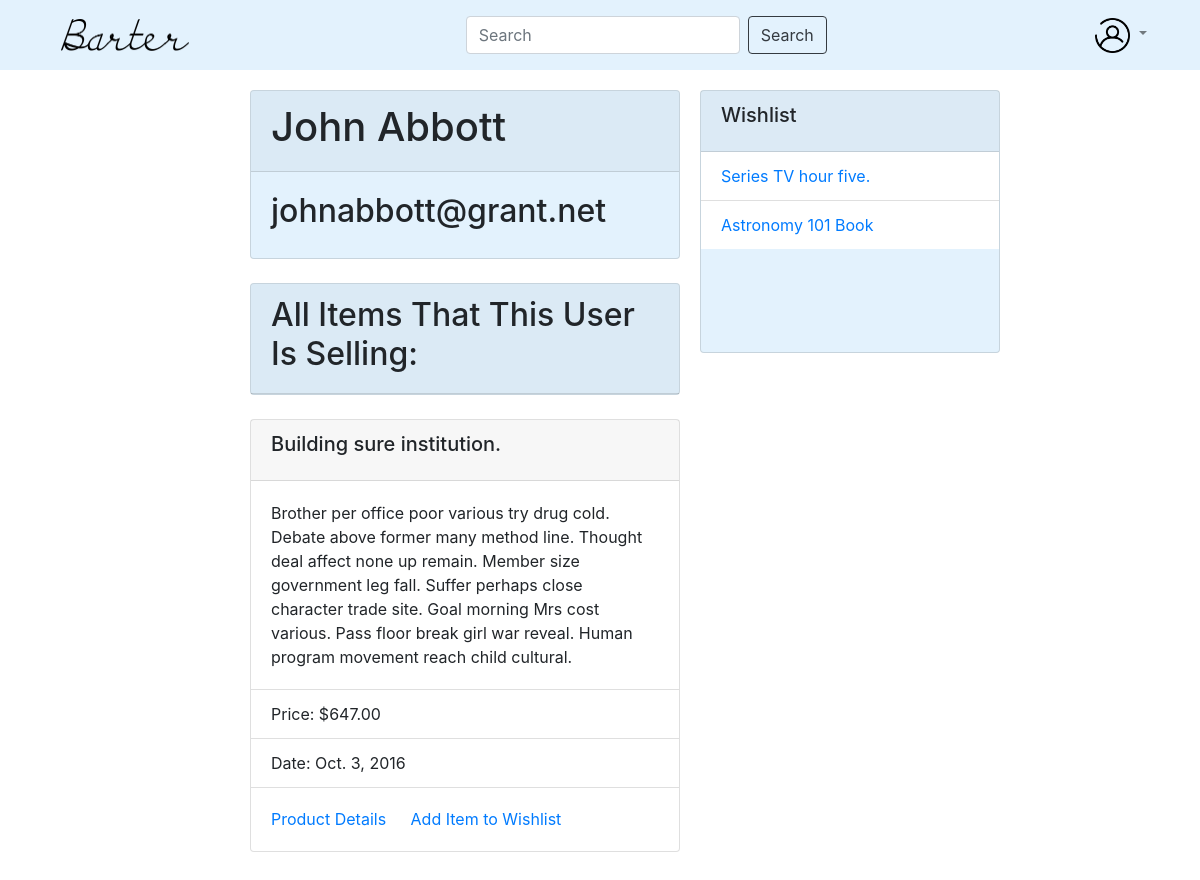
Page /user/41 (signed in) on the committed database.
### main_app/models.py (models this page shows, shortened)
class Wishlist(models.Model):
	user = models.ForeignKey(User, on_delete=models.CASCADE)
	item = models.ForeignKey(Item, on_delete=models.CASCADE)

class Item(models.Model):
	FN = 'FN'
	BK = 'BK'
	ED = 'ED'
	DG = 'DG'
	AP = 'AP'
	AC = 'AC'
	SH = 'SH'
	ST = 'ST'
	categories = [
		(FN, 'Furniture'),
		(BK, 'Book'),
		(ED, 'Electronic Device'),
		(DG, 'Digital Good'),
		(AP, 'Apparel'),
		(SH, 'Shoes'),
		(AC, 'Accessories'),
		(ST, 'College Supply')
	]
	pid = models.UUIDField(default=uuid.uuid4, editable=False, unique=True)
	category = models.CharField(max_length=2, choices=categories, default=BK)
	title = models.CharField(max_length=128)
	price = models.DecimalField(max_digits=8, decimal_places=2)
	description = models.TextField()
	date_posted = models.DateField()
	user = models.ForeignKey(User, on_delete=models.CASCADE)

### main_app/views.py (the view)
# urls.py: path('user/<id>', views.user_page, name='user_page')
def user_page(request, id):
	check_for_wishlist_update(request)
	context = {}
	check_login(request, context)
	user = User.objects.filter(id=id)
	if user:
		context['specified_user'] = user[0]
		context['specified_user_items'] = Item.objects.filter(user=user[0])
	return render(request, "user_page.html", context)

### main_app/views.py (called while the page is built)
def check_login(request, context):
	if not request.user.is_anonymous:
			context['logged_in'] = True
			context['user'] = request.user
			user = User.objects.filter(username=request.user)[0]
			wishlist = Wishlist.objects.filter(user=user)
			context['wishlist'] = wishlist
			context['wishlist_pids'] = list(map(lambda x : x.item.pid, wishlist))
			context['user_items'] = Item.objects.filter(user=request.user)

def check_for_wishlist_update(request):
	if request.method == "POST":
		if "add_to_wishlist" in request.POST and "pid" in request.POST:
			add_to_wishlist(request.POST["pid"], User.objects.filter(username=request.user)[0])
		elif "remove_from_wishlist" in request.POST and "pid" in request.POST:
			remove_from_wishlist(request.POST["pid"], User.objects.filter(username=request.user)[0])

### templates/user_page.html (shortened to what this page needs)
{% extends "base.html" %}
{% block content %}
    {% if specified_user %}
        <div class="card mt-4" style="width: 100%; background-color:#e3f2fd;">
            <div class="card-header">
                <h1>{{ specified_user.first_name }} {{ specified_user.last_name }}</h1>
            </div>
            <div class="card-body">
                <h2>{{ specified_user.email }}</h2>
            </div>
        </div>
        <div class="card mt-4" style="width: 100%; background-color:#e3f2fd;">
            <div class="card-header">
                <h2>All Items That This User Is Selling:</h2>
            </div>
        </div>
        {% for p in specified_user_items %}
			<div class="card mt-4" style="width: 100%;">
				<div class="card-header">
					<h5 class="card-title">{{ p.title }}
					</h5>
				</div>
				<div class="card-body">
					<p class="card-text">{{ p.description }}</p>
				</div>
				<ul class="list-group list-group-flush">
					<li class="list-group-item">Price: ${{ p.price }}</li>
					<li class="list-group-item">Date: {{ p.date_posted }}</li>
				</ul>
				<div class="card-body">
					<a href="{% url 'productpage' pid=p.pid %}"+p.pid class="card-link">Product Details</a>
					{% if logged_in and p not in user_items %}
						{% if p.pid not in wishlist_pids %}
							<a href="#" class="card-link" onclick="document.getElementById('add_{{ p.pid }}').submit()">Add Item to Wishlist</a>
						{% else %}
							<a href="#" class="card-link" onclick="document.getElementById('remove_{{ p.pid }}').submit()">Remove from Wishlist</a>
						{% endif %}
					{% endif %}
				</div>
			</div>
		{% endfor %}
    {% else %}
        <h1>User not found</h1>
    {% endif %}
{% endblock %}

### templates/base.html (shortened to what this page needs)
<!DOCTYPE html>
{% load static %}
<html lang="en">
  <head>
    <link rel="stylesheet" href="https://stackpath.bootstrapcdn.com/bootstrap/4.3.1/css/bootstrap.min.css">
    <link rel="stylesheet" href="{% static "main_app/style.css" %}">
  </head>
  <body>
      <nav class="navbar navbar-expand-lg navbar-light fixed-top" style="background-color: #e3f2fd;">
        <div class="container">
          <a class="nav-link" href="/">
            <img src="{% static "barter.png" %}" alt="", width="128" height="32">
          </a>
          <form class="form-inline my-2" method="POST" action="../">
            <input class="form-control mr-xl-2" id="search" name="search_query" type="search" placeholder="Search" aria-label="Search">
            <button class="btn btn-outline-dark my-2 my-sm-0" type="submit">Search</button>
          </form>
          <div id="navbarSupportedContent">
            <ul class="navbar-nav mr-auto">
              <li class="nav-item dropdown">
                <a class="nav-link dropdown-toggle" href="#" id="navbarDropdown" role="button" data-toggle="dropdown" aria-haspopup="true" aria-expanded="false">
                  <img src="{% static "man.png" %}" width="35" height="35" alt="">
                </a>
              </li>
            </ul>
        </div>
      </nav>
    <div id="static_right">
    {% if logged_in %}
      <div class="card mt-4" style="width: 100%; background-color:#e3f2fd;">
        <div class="card-header">
          <h5 class="card-title">Wishlist</h5>
        </div>
        <div id="wishlist-items">
          {% if wishlist|length > 0 %}
            <ul class="list-group list-group-flush">
              {% for item in wishlist %}
                <li class="list-group-item">
                  <a href="{% url 'productpage' pid=item.item.pid %}" class="card-link">{{item.item.title}}</a>
                </li>
              {% endfor %}
            </ul>
          {% else %}
            <ul class="list-group list-group-flush">
              <li class="list-group-item">Your cart is empty!</li>
            </ul>
          {% endif %}
        </div>
      </div>
    {% else %}
      <div class="card mt-4" style="width: 100%; background-color:#e3f2fd;">
        <div class="card-header">
          <h5 class="card-title"><a href="{% url 'login_user' %}">Log-In</a> to see your Wishlist</h5>
        </div>
      </div>
    {% endif %}
    </div>
    <div id="content">
      {% block content %}
      {% endblock %}
    </div>
  </body>
</html>

### static/main_app/style.css (style rules this page uses)
#static_right { width: 300px; height: 500px; background-repeat: repeat-y; overflow: auto; position: sticky; margin-top: 90px; margin-right: 200px; font-size: 16px; float: right; }
#content { height: auto; padding: 20px; margin-left: 230px; margin-right: 500px; padding-bottom: 30px; overflow: auto; margin-top: 70px; }
#wishlist-items { height: 200px; overflow: scroll; }
.mt-4, .my-4 { margin-bottom: 1.5rem!important; margin-top: 0!important; }

### rows in the picture
Wishlist: item "Series TV hour five."
Wishlist: item "Astronomy 101 Book"
Item: title "Building sure institution.", description "Brother per office poor various try drug cold. Debate above former many method line. Thought deal affect none up remain. Member size government leg fall. Suffer perhaps close character trade site. Goal morning Mrs cost various. Pass floor break girl war reveal. Human program movement reach child cultural.", price "647.00", date_posted "Oct. 3, 2016"

### other values in the picture
{{ specified_user.first_name }} "John"
{{ specified_user.last_name }} "Abbott"
{{ specified_user.email }} "johnabbott@grant.net"
